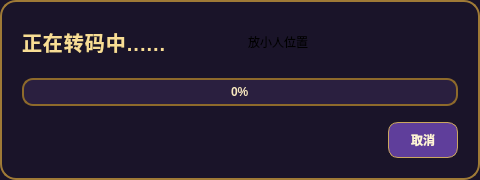
<?xml version="1.0" encoding="UTF-8"?>
<ui version="4.0">
 <class>ProgressDialog</class>
 <widget class="QDialog" name="ProgressDialog">
  <property name="geometry">
   <rect>
    <x>0</x>
    <y>0</y>
    <width>480</width>
    <height>180</height>
   </rect>
  </property>
  <property name="windowTitle">
   <string>正在处理</string>
  </property>
  <property name="styleSheet">
   <string notr="true">
QDialog {
    background-color: #1a1429;
    font-family: &quot;Microsoft YaHei&quot;;
    color: #f4e7c3;
    border: 2px solid #9f7a36;
    border-radius: 16px;
}

/* 标题 */
#titleLabel {
    font-size: 20px;
    font-weight: 700;
    color: #f8dd95;
    letter-spacing: 1px;
}

/* 进度条整体 */
QProgressBar {
    border: 2px solid #8e6a2b;
    border-radius: 11px;
    background-color: #2a1f3f;
    height: 24px;
    text-align: center;
    color: #f8e8bf;
    font-weight: 700;
}

/* 进度条块 */
QProgressBar::chunk {
    border-radius: 9px;
    background-color: qlineargradient(x1:0, y1:0, x2:1, y2:0,
                                      stop:0 #7f4bb6, stop:0.5 #b079e2, stop:1 #f1c46b);
    margin: 1px;
}

/* 按钮 */
QPushButton {
    background-color: #5f3e9b;
    color: #fff4d6;
    border: 1px solid #cba75e;
    padding: 8px 22px;
    border-radius: 10px;
    font-weight: 700;
}

QPushButton:hover {
    background-color: #7b56be;
    border: 1px solid #f1d28d;
}

QPushButton:pressed {
    background-color: #493173;
}
   </string>
  </property>
  <layout class="QVBoxLayout" name="verticalLayout">
   <property name="spacing">
    <number>16</number>
   </property>
   <property name="leftMargin">
    <number>22</number>
   </property>
   <property name="topMargin">
    <number>22</number>
   </property>
   <property name="rightMargin">
    <number>22</number>
   </property>
   <property name="bottomMargin">
    <number>22</number>
   </property>
   <item>
    <layout class="QHBoxLayout" name="horizontalLayout">
     <item>
      <widget class="QLabel" name="titleLabel">
       <property name="text">
        <string>正在转码中......</string>
       </property>
      </widget>
     </item>
     <item>
      <widget class="QLabel" name="label">
       <property name="text">
        <string>放小人位置</string>
       </property>
      </widget>
     </item>
    </layout>
   </item>
   <item>
    <widget class="QProgressBar" name="percentage">
     <property name="value">
      <number>0</number>
     </property>
     <property name="textVisible">
      <bool>true</bool>
     </property>
    </widget>
   </item>
   <item>
    <layout class="QHBoxLayout" name="buttonLayout">
     <item>
      <spacer name="horizontalSpacer">
       <property name="orientation">
        <enum>Qt::Orientation::Horizontal</enum>
       </property>
       <property name="sizeHint" stdset="0">
        <size>
         <width>0</width>
         <height>0</height>
        </size>
       </property>
      </spacer>
     </item>
     <item>
      <widget class="QPushButton" name="cancelButton">
       <property name="text">
        <string>取消</string>
       </property>
      </widget>
     </item>
    </layout>
   </item>
  </layout>
 </widget>
 <resources/>
 <connections/>
</ui>
